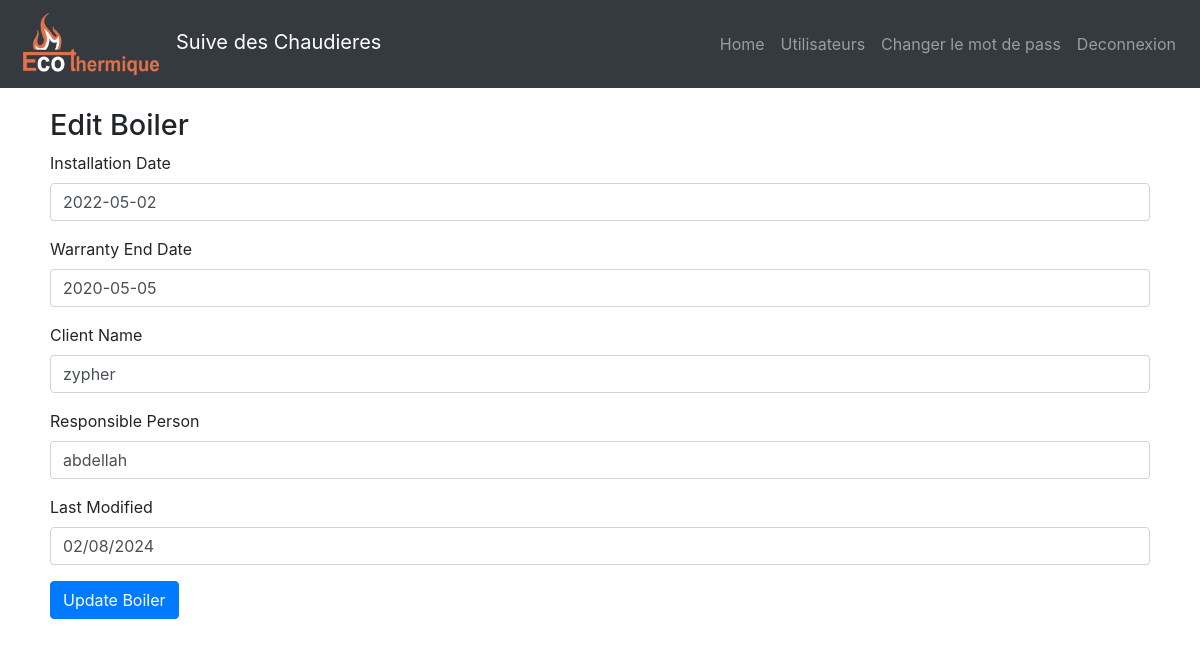
The app's page /boiler/edit/1 (signed in) with its own data.
### models.py (models this page shows)
class Boiler(db.Model):
    id = db.Column(db.Integer, primary_key=True)
    matricul = db.Column(db.String(100))
    installation_date = db.Column(db.String(100))
    warranty_end = db.Column(db.String(100))
    client_name = db.Column(db.String(100))
    responsible_person = db.Column(db.String(100))
    last_modified = db.Column(db.String(100))

### routes.py (the view, shortened to what this page needs)
@main_routes.route('/boiler/edit/<int:id>', methods=['GET', 'POST'])
def edit_boiler(id):
    if 'user_id' not in session or not session.get('is_admin'):
        return redirect(url_for('main.login'))
    boiler = Boiler.query.get(id)
    return render_template('edit_boiler.html', boiler=boiler)

### templates/edit_boiler.html
{% extends "base.html" %}
{% block content %}
<h1>Edit Boiler</h1>
<form method="POST" action="{{ url_for('main.edit_boiler', id=boiler.id) }}">
    <div class="form-group">
        <label for="installation_date">Installation Date</label>
        <input type="text" class="form-control" id="installation_date" name="installation_date" value="{{ boiler.installation_date }}" required>
    </div>
    <div class="form-group">
        <label for="warranty_end">Warranty End Date</label>
        <input type="text" class="form-control" id="warranty_end" name="warranty_end" value="{{ boiler.warranty_end }}" required>
    </div>
    <div class="form-group">
        <label for="client_name">Client Name</label>
        <input type="text" class="form-control" id="client_name" name="client_name" value="{{ boiler.client_name }}" required>
    </div>
    <div class="form-group">
        <label for="responsible_person">Responsible Person</label>
        <input type="text" class="form-control" id="responsible_person" name="responsible_person" value="{{ boiler.responsible_person }}" required>
    </div>
    <div class="form-group">
        <label for="last_modified">Last Modified</label>
        <input type="text" class="form-control" id="last_modified" name="last_modified" value="{{ boiler.last_modified }}" required>
    </div>
    <button type="submit" class="btn btn-primary">Update Boiler</button>
</form>
{% endblock %}

### static/css/styles.css (style rules this page uses)
body { font-size: 16px; }
h1 { font-size: 1.8em; }

### records on screen
Boiler: installation_date "2022-05-02", warranty_end "2020-05-05", client_name "zypher", responsible_person "abdellah", last_modified "02/08/2024"
